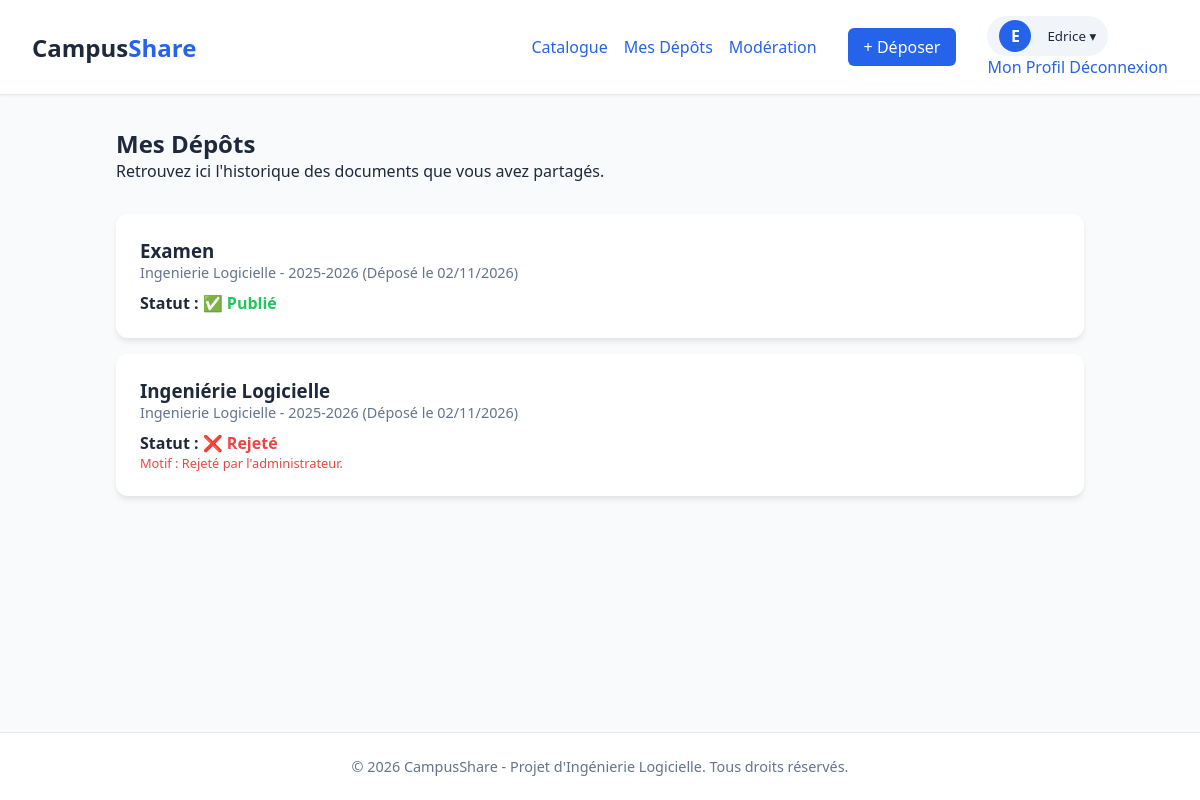
The app's page /catalog/mes-depots/ (signed in), older data.
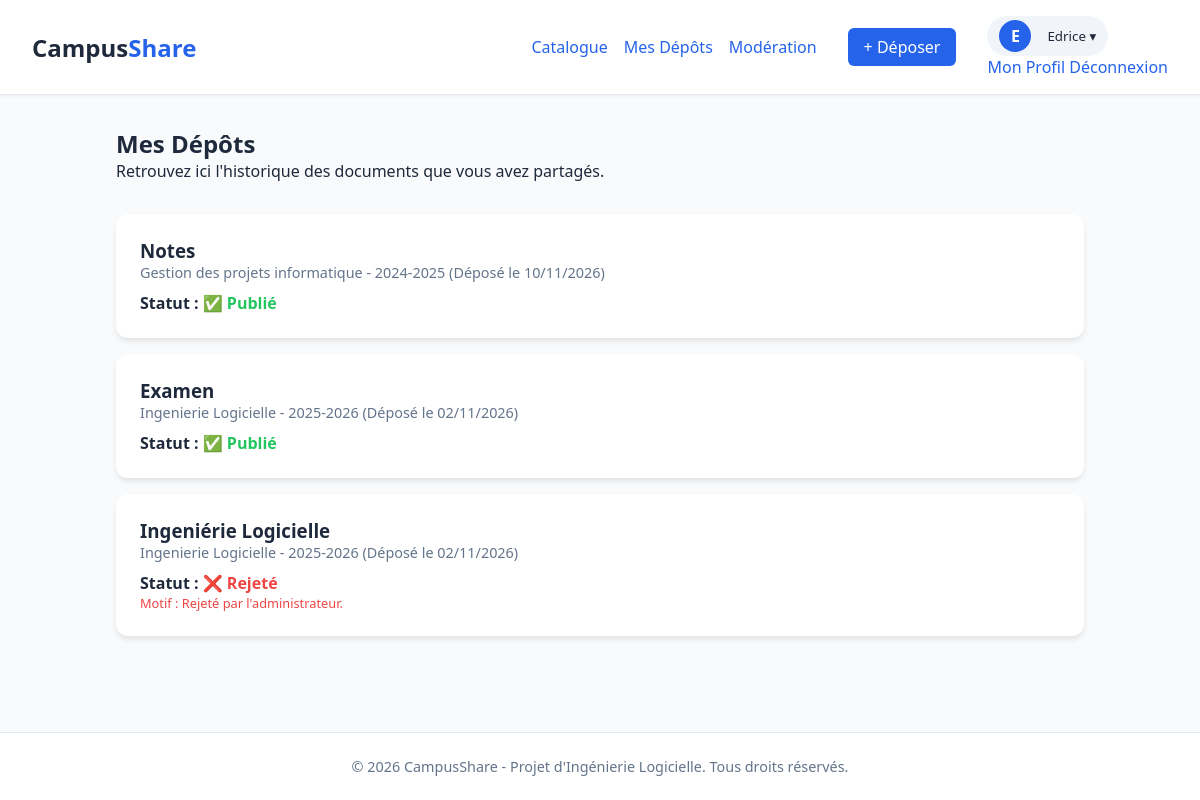
The same page, newer data.
### catalog/models.py (models this page shows, shortened)
class Ressource(models.Model):
    class TypeDocument(models.TextChoices):
        SYLLABUS = 'SYLLABUS', 'Syllabus'
        NOTES = 'NOTES', 'Notes de cours'
        TD = 'TD', 'TD'
        TP = 'TP', 'TP'
        EXAMEN = 'EXAMEN', 'Examen'
        CORRIGE = 'CORRIGE', 'Corrigé'
        RESUME = 'RESUME', 'Résumé'
        AUTRE = 'AUTRE', 'Autre'
    class Statut(models.TextChoices):
        EN_ATTENTE = 'EN_ATTENTE', 'En attente'
        PUBLIE = 'PUBLIE', 'Publié'
        REJETE = 'REJETE', 'Rejeté'
        RETIRE = 'RETIRE', 'Retiré'
    titre = models.CharField(max_length=200, verbose_name="Titre")
    filiere = models.ForeignKey(
        Filiere, on_delete=models.PROTECT,
        related_name='ressources', verbose_name="Filière"
    )
    niveau = models.ForeignKey(
        Niveau, on_delete=models.PROTECT,
        related_name='ressources', verbose_name="Niveau"
    )
    matiere = models.ForeignKey(
        Matiere, on_delete=models.PROTECT,
        related_name='ressources', verbose_name="Matière"
    )
    type_document = models.CharField(
        max_length=20, choices=TypeDocument.choices, verbose_name="Type de document"
    )
    annee_academique = models.CharField(
        max_length=9,
        verbose_name="Année académique",
        help_text="Format AAAA-AAAA (ex. 2023-2024)"
    )
    semestre = models.CharField(max_length=10, blank=True, verbose_name="Semestre")
    enseignant_nom = models.CharField(max_length=150, blank=True, verbose_name="Nom de l'enseignant")
    description = models.TextField(blank=True, verbose_name="Description")
    fichier = models.FileField(upload_to='ressources/%Y/%m/', verbose_name="Fichier")
    taille = models.PositiveIntegerField(default=0, verbose_name="Taille (octets)")
    format_fichier = models.CharField(max_length=10, blank=True, verbose_name="Format")
    date_depot = models.DateTimeField(auto_now_add=True, verbose_name="Date de dépôt")
    statut = models.CharField(
        max_length=20, choices=Statut.choices,
        default=Statut.EN_ATTENTE, verbose_name="Statut"
    )
    badge_officiel = models.BooleanField(default=False, verbose_name="Badge officiel")
    motif_rejet = models.TextField(blank=True, verbose_name="Motif de rejet")
    nb_telechargements = models.PositiveIntegerField(default=0, verbose_name="Téléchargements")
    depose_par = models.ForeignKey(
        settings.AUTH_USER_MODEL, on_delete=models.CASCADE,
        related_name='ressources_deposees', verbose_name="Déposé par"
    )
    class Meta:
        verbose_name = "Ressource"
        verbose_name_plural = "Ressources"
        ordering = ['-date_depot']
        indexes = [
            models.Index(fields=['statut', 'annee_academique']),
            models.Index(fields=['filiere', 'niveau']),
        ]

class Matiere(models.Model):
    nom = models.CharField(max_length=150, verbose_name="Nom")
    filiere = models.ForeignKey(
        Filiere, on_delete=models.CASCADE,
        related_name='matieres', verbose_name="Filière"
    )
    niveau = models.ForeignKey(
        Niveau, on_delete=models.CASCADE,
        related_name='matieres', verbose_name="Niveau"
    )
    class Meta:
        verbose_name = "Matière"
        verbose_name_plural = "Matières"
        unique_together = [['nom', 'filiere', 'niveau']]
        ordering = ['nom']

### catalog/views.py (the view)
# urls.py: path('mes-depots/', views.mes_depots, name='mes_depots'),
@login_required
def mes_depots(request):
    ressources = Ressource.objects.filter(depose_par=request.user).order_by('-date_depot')
    return render(request, 'catalog/mes_depots.html', {'ressources': ressources})

### templates/catalog/mes_depots.html (shortened to what this page needs)
{% extends 'base.html' %}
{% block content %}
<h2>Mes Dépôts</h2>
<p>Retrouvez ici l'historique des documents que vous avez partagés.</p>
<div style="margin-top: 2rem;">
    {% for ressource in ressources %}
        <div class="form-card" style="max-width: 100%; margin-bottom: 1rem; padding: 1.5rem; text-align: left;">
            <h3>{{ ressource.titre }}</h3>
            <p style="font-size: 0.9rem; color: var(--text-light);">
                {{ ressource.matiere.nom }} - {{ ressource.annee_academique }} (Déposé le {{ ressource.date_depot|date:"d/m/Y" }})
            </p>
            <div style="margin-top: 10px;">
                <strong>Statut :</strong>
                {% if ressource.statut == 'PUBLIE' %}
                    <span style="color: var(--success); font-weight: bold;">✅ Publié</span>
                {% elif ressource.statut == 'EN_ATTENTE' %}
                    <span style="color: #f59e0b; font-weight: bold;">⏳ En attente de validation</span>
                {% else %}
                    <span style="color: var(--danger); font-weight: bold;">❌ Rejeté</span>
                    <p style="font-size: 0.8rem; color: var(--danger);">Motif : {{ ressource.motif_rejet }}</p>
                {% endif %}
            </div>
        </div>
    {% empty %}
        <p>Vous n'avez déposé aucune ressource pour le moment.</p>
    {% endfor %}
</div>
{% endblock %}

Row changes from the older to the newer data that the page shows:
added Ressource: titre "Notes", matiere.nom "Gestion des projets informatique", annee_academique "2024-2025", date_depot "10/11/2026", statut "✅ Publié"
